Frame 1 (no input): blank canvas, image omitted
Frame 60 (no input): blank canvas, image omitted
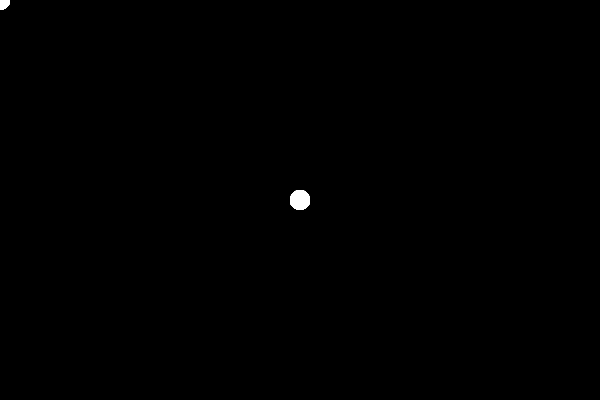
Frame 120 (the mouse pressed at the canvas centre since frame 60)

The p5.js sketch whose frames 1 and 60 were blank and that drew this single picture after the mouse press (run headless with seeded random() and noise() and a simulated clock; from frame 60 on, the mouse is pressed at the canvas centre):

// p5.js sketch
// ── sketch.js
function setup() {
  createCanvas(600, 400);
  background(0);
  noStroke();
}

function draw() {

  ellipse(mouseX, mouseY, 20);
}
